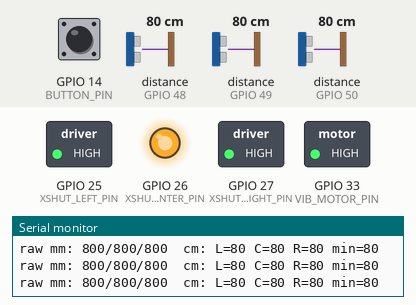
Bench run of a sketch on a simulated ESP32. Shown: switched loads named in the sketch (green lamp = pin HIGH), output pins drawn as LEDs (lit = HIGH), the last lines printed to the serial monitor. Dashed ring = blinking. Inputs (shaded band) come from the test bench; at power-on: GPIO 14 (BUTTON_PIN) HIGH, distance to the obstacle (sensors on GPIO 48, GPIO 49, GPIO 50) 80 cm. WiFi joins after 1.5 s; servers stay silent unless stated; uploads are accepted with an empty reply.

Above: at 6.1 s.
6.2 s: GPIO 14 (BUTTON_PIN) pulled LOW for 0.15 s
At 6.41 s:
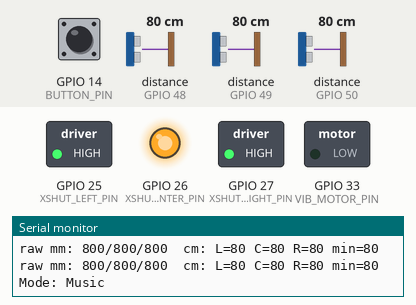
8.0 s: GPIO 14 (BUTTON_PIN) pulled LOW for 1 s
At 9.71 s:
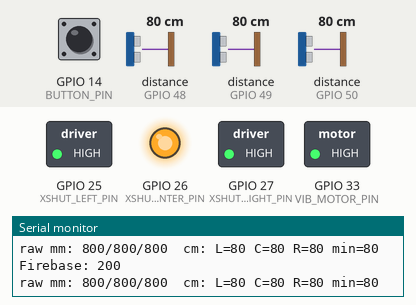
11.0 s: distance to the obstacle (sensor on GPIO 48) set to 22 cm
14.0 s: distance to the obstacle (sensor on GPIO 48) set to 18 cm
At 14.25 s:
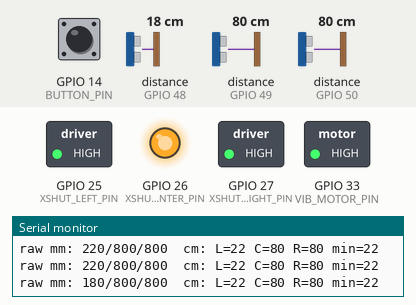
17.0 s: distance to the obstacle (sensor on GPIO 48) set to 120 cm
At 18.11 s:
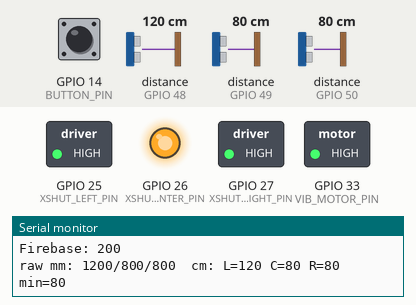
20.0 s: distance to the obstacle (sensor on GPIO 49) set to 22 cm
23.0 s: distance to the obstacle (sensor on GPIO 49) set to 19 cm
At 24.9 s:
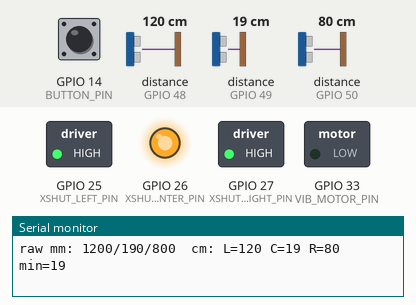
Timing chart, 0 to 26.4 s (numbered marks = the images above; inputs shaded):
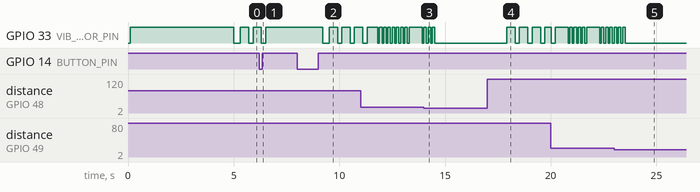

Measured:
- the behaviour switches between 21 and 20 cm on distance to the obstacle (sensor on GPIO 48) (found by bisection; images 2 and 3)
- the behaviour switches between 21 and 20 cm on distance to the obstacle (sensor on GPIO 49) (found by bisection; images 4 and 5)
- after the input at 6.2 s, GPIO 33 (VIB_MOTOR_PIN): goes on until 6.5 s, then stays HIGH
- after the input at 8.0 s, GPIO 33 (VIB_MOTOR_PIN): HIGH → LOW after 1.2 s, then repeats every 0.60 s: HIGH 0.40 s, LOW 0.20 s
- after the input at 14.0 s, GPIO 33 (VIB_MOTOR_PIN): goes on until 14.5 s, then stays LOW
- after the input at 17.0 s, GPIO 33 (VIB_MOTOR_PIN): alternates HIGH for 0.40 s and LOW for 0.20 s, starting after 0.92 s
- after the input at 23.0 s, GPIO 33 (VIB_MOTOR_PIN): goes on until 23.5 s, then stays LOW

The sketch:

esp32-wroom.ino
```cpp
#include <Arduino.h>
#include <Wire.h>
#include <VL53L1X.h>
#include <WiFi.h>
#include <HTTPClient.h>

// ── WiFi credentials (change these) ──
static const char* WIFI_SSID     = "Infinix GT 30 Pro";
static const char* WIFI_PASSWORD = "pangitniaya";

// ── Firebase Realtime Database ──
static const char* FIREBASE_HOST = "https://sunglass-94003-default-rtdb.asia-southeast1.firebasedatabase.app";
static constexpr uint32_t FIREBASE_SEND_MS = 2000;

// ── VL53L1X I2C addresses ──
static constexpr uint8_t ADDR_LEFT   = 0x30;
static constexpr uint8_t ADDR_CENTER = 0x31;
static constexpr uint8_t ADDR_RIGHT  = 0x32;

// ── Pin assignments ──
static constexpr int I2C_SDA_PIN      = 21;
static constexpr int I2C_SCL_PIN      = 22;
static constexpr int XSHUT_LEFT_PIN   = 25;
static constexpr int XSHUT_CENTER_PIN = 26;
static constexpr int XSHUT_RIGHT_PIN  = 27;
static constexpr int VIB_MOTOR_PIN    = 33;
static constexpr bool VIB_ACTIVE_LOW  = true;
static constexpr int BUTTON_PIN       = 14;

// ── GPS (UART2) ──
static constexpr int GPS_UART_NUM  = 2;
static constexpr int GPS_RX_PIN    = 16;
static constexpr int GPS_TX_PIN    = 17;
static constexpr uint32_t GPS_BAUD = 9600;

// ── Timing ──
static constexpr uint32_t LOOP_HZ    = 5;            // 5 Hz — allows 3 blocking reads per tick
static constexpr uint32_t LOOP_DT_MS = 1000 / LOOP_HZ;

// ── Distance thresholds (cm) ──
static constexpr int THRESH_NEAR_CM = 20;
static constexpr int THRESH_MID_CM  = 50;
static constexpr int THRESH_FAR_CM  = 100;
static constexpr uint16_t MAX_VALID_CM = 400;

// ── Median filter ──
static constexpr uint8_t MEDIAN_WINDOW = 5;

struct MedianFilter {
  uint16_t buf[MEDIAN_WINDOW] = {0};
  uint8_t n = 0;
  uint8_t idx = 0;
  uint8_t missCount = 0;

  void push(uint16_t v) {
    buf[idx] = v;
    idx = (idx + 1) % MEDIAN_WINDOW;
    if (n < MEDIAN_WINDOW) n++;
    missCount = 0;
  }

  void miss() {
    missCount++;
    if (missCount >= MEDIAN_WINDOW) {
      n = 0;
      idx = 0;
      missCount = 0;
    }
  }

  uint16_t median() const {
    if (n == 0) return 0;
    uint16_t tmp[MEDIAN_WINDOW];
    for (uint8_t i = 0; i < n; i++) tmp[i] = buf[i];
    for (uint8_t i = 0; i < n; i++) {
      for (uint8_t j = i + 1; j < n; j++) {
        if (tmp[j] < tmp[i]) {
          uint16_t t = tmp[i];
          tmp[i] = tmp[j];
          tmp[j] = t;
        }
      }
    }
    return tmp[n / 2];
  }
};

// ── Vibration ──
enum class VibPattern : uint8_t { Off = 0, Slow = 1, Fast = 2, Continuous = 3 };

struct VibState {
  VibPattern pattern = VibPattern::Off;
  bool on = false;
  uint32_t nextToggleAtMs = 0;
};

// ── GPS parsed data ──
struct GpsData {
  float lat = 0;
  float lng = 0;
  bool valid = false;
};

// ── Device modes ──
enum class DeviceMode : uint8_t { Navigation = 0, Music = 1, Both = 2 };
static constexpr uint8_t MODE_COUNT = 3;

static const char* modeName(DeviceMode m) {
  switch (m) {
    case DeviceMode::Navigation: return "Navigation";
    case DeviceMode::Music:      return "Music";
    case DeviceMode::Both:       return "Both";
    default:                     return "Unknown";
  }
}

// ── Button state ──
struct ButtonState {
  bool lastReading = HIGH;
  uint32_t lastDebounceMs = 0;
  bool stableState = HIGH;
  static constexpr uint32_t DEBOUNCE_MS = 50;
};

// ── Globals ──
static VL53L1X sensorLeft;
static VL53L1X sensorCenter;
static VL53L1X sensorRight;

static MedianFilter filtLeft;
static MedianFilter filtCenter;
static MedianFilter filtRight;

static VibState vib;
static GpsData gpsData;
static DeviceMode currentMode = DeviceMode::Navigation;
static ButtonState btn;
static uint32_t lastFirebaseSendMs = 0;
static uint8_t sensorDeadCount = 0;

static HardwareSerial GPS(GPS_UART_NUM);

// ── Motor helper ──
static void vibWrite(bool on) {
  if (VIB_ACTIVE_LOW) {
    digitalWrite(VIB_MOTOR_PIN, on ? LOW : HIGH);
  } else {
    digitalWrite(VIB_MOTOR_PIN, on ? HIGH : LOW);
  }
}

// ── Sensor init ──
static void setXshutAllLow() {
  digitalWrite(XSHUT_LEFT_PIN, LOW);
  digitalWrite(XSHUT_CENTER_PIN, LOW);
  digitalWrite(XSHUT_RIGHT_PIN, LOW);
}

static bool initOneSensor(VL53L1X &s, int xshutPin, uint8_t newAddr) {
  digitalWrite(xshutPin, HIGH);
  delay(50);                       // 50 ms for reliable boot
  s.setTimeout(500);
  if (!s.init()) return false;
  s.setAddress(newAddr);
  s.setDistanceMode(VL53L1X::Long);
  s.setMeasurementTimingBudget(33000);   // 33 ms budget
  s.startContinuous(50);                 // new measurement every 50 ms
  s.setTimeout(100);                     // 100 ms read timeout for loop
  return true;
}

static bool selfTestOneSensor(VL53L1X &s, const char* name) {
  Serial.print("Self-test ");
  Serial.print(name);
  Serial.print(": ");

  uint16_t lastMm = 0;
  bool ok = false;
  for (int i = 0; i < 3; i++) {
    uint16_t mm = s.read();          // blocking — waits for fresh data
    if (!s.timeoutOccurred() && mm != 0 && mm != 65535) {
      lastMm = mm;
      ok = true;
      break;
    }
  }

  if (!ok) {
    Serial.println("FAIL (no valid readings)");
    return false;
  }

  Serial.print("OK (");
  Serial.print(lastMm);
  Serial.print(" mm / ");
  Serial.print(mmToCm(lastMm));
  Serial.println(" cm)");
  return true;
}

static void selfTestAllSensors() {
  Serial.println("Sensor self-test (quick):");
  const bool okL = selfTestOneSensor(sensorLeft, "LEFT");
  const bool okC = selfTestOneSensor(sensorCenter, "CENTER");
  const bool okR = selfTestOneSensor(sensorRight, "RIGHT");
  if (okL && okC && okR) {
    Serial.println("All sensors OK");
  } else {
    Serial.println("One or more sensors FAILED (check power/I2C/XSHUT)");
  }
}

static bool initSensors() {
  // ── Reset sensor objects so init() talks to the default address (0x29) ──
  // After XSHUT reset, sensors revert to 0x29.  The Pololu library caches
  // the last setAddress() value, so re-creating the objects is essential.
  sensorLeft   = VL53L1X();
  sensorCenter = VL53L1X();
  sensorRight  = VL53L1X();

  pinMode(XSHUT_LEFT_PIN, OUTPUT);
  pinMode(XSHUT_CENTER_PIN, OUTPUT);
  pinMode(XSHUT_RIGHT_PIN, OUTPUT);
  setXshutAllLow();
  delay(50);                        // longer reset pulse for reliable power-down

  Serial.println("Initializing VL53L1X sensors...");
  Serial.print("I2C pins: SDA=");
  Serial.print(I2C_SDA_PIN);
  Serial.print(" SCL=");
  Serial.println(I2C_SCL_PIN);

  Serial.print("Init LEFT (addr 0x");
  Serial.print(ADDR_LEFT, HEX);
  Serial.println(") ...");
  if (!initOneSensor(sensorLeft, XSHUT_LEFT_PIN, ADDR_LEFT)) {
    Serial.println("Init LEFT: FAIL");
    return false;
  }
  Serial.println("Init LEFT: OK");

  Serial.print("Init CENTER (addr 0x");
  Serial.print(ADDR_CENTER, HEX);
  Serial.println(") ...");
  if (!initOneSensor(sensorCenter, XSHUT_CENTER_PIN, ADDR_CENTER)) {
    Serial.println("Init CENTER: FAIL");
    return false;
  }
  Serial.println("Init CENTER: OK");

  Serial.print("Init RIGHT (addr 0x");
  Serial.print(ADDR_RIGHT, HEX);
  Serial.println(") ...");
  if (!initOneSensor(sensorRight, XSHUT_RIGHT_PIN, ADDR_RIGHT)) {
    Serial.println("Init RIGHT: FAIL");
    return false;
  }
  Serial.println("Init RIGHT: OK");

  selfTestAllSensors();
  return true;
}

// ── I2C bus recovery ──
// If a sensor dies mid-transfer it can hold SDA low, bricking the bus.
// Toggle SCL manually to clock out any stuck bits, then re-init Wire.
static void recoverI2CBus() {
  Wire.end();
  delay(5);

  pinMode(I2C_SDA_PIN, INPUT_PULLUP);
  pinMode(I2C_SCL_PIN, OUTPUT);

  // Clock out up to 9 bits to release a stuck SDA
  for (int i = 0; i < 9; i++) {
    digitalWrite(I2C_SCL_PIN, LOW);
    delayMicroseconds(5);
    digitalWrite(I2C_SCL_PIN, HIGH);
    delayMicroseconds(5);
    if (digitalRead(I2C_SDA_PIN) == HIGH) break;   // SDA released
  }

  // Send a STOP condition (SDA low→high while SCL high)
  pinMode(I2C_SDA_PIN, OUTPUT);
  digitalWrite(I2C_SDA_PIN, LOW);
  delayMicroseconds(5);
  digitalWrite(I2C_SCL_PIN, HIGH);
  delayMicroseconds(5);
  digitalWrite(I2C_SDA_PIN, HIGH);
  delayMicroseconds(5);

  Wire.begin(I2C_SDA_PIN, I2C_SCL_PIN);
  Wire.setClock(100000);
}

// ── Sensor read helpers ──
// Uses blocking read — the library waits for fresh data internally.
// Returns: >0 = valid mm, 0 = bad/timeout.
static uint16_t readMm(VL53L1X &s) {
  uint16_t mm = s.read();           // BLOCKING: waits for dataReady, then clears interrupt
  if (s.timeoutOccurred()) return 0;
  if (mm == 0 || mm == 65535) return 0;
  return mm;
}

static uint16_t mmToCm(uint16_t mm) {
  if (mm == 0) return 0;
  uint16_t cm = (mm + 5) / 10;
  if (cm > MAX_VALID_CM) return 0;
  return cm;
}

// ── Vibration logic ──
static VibPattern patternForMinDistanceCm(uint16_t minCm) {
  if (minCm == 0) return VibPattern::Off;
  if (minCm <= THRESH_NEAR_CM) return VibPattern::Continuous;
  if (minCm <= THRESH_MID_CM) return VibPattern::Fast;
  if (minCm <= THRESH_FAR_CM) return VibPattern::Slow;
  return VibPattern::Off;
}

static void vibSetPattern(VibPattern p) {
  if (vib.pattern == p) return;
  vib.pattern = p;
  vib.on = false;
  vib.nextToggleAtMs = 0;
  vibWrite(false);
}

static void vibUpdate(uint32_t nowMs) {
  if (vib.pattern == VibPattern::Off) {
    if (vib.on) { vib.on = false; vibWrite(false); }
    return;
  }
  if (vib.pattern == VibPattern::Continuous) {
    if (!vib.on) { vib.on = true; vibWrite(true); }
    return;
  }

  uint32_t onMs = 0, offMs = 0;
  if (vib.pattern == VibPattern::Fast) { onMs = 80; offMs = 120; }
  else { onMs = 200; offMs = 400; }

  if (vib.nextToggleAtMs == 0) {
    vib.on = true;
    vibWrite(true);
    vib.nextToggleAtMs = nowMs + onMs;
    return;
  }
  if (nowMs < vib.nextToggleAtMs) return;

  if (vib.on) {
    vib.on = false;
    vibWrite(false);
    vib.nextToggleAtMs = nowMs + offMs;
  } else {
    vib.on = true;
    vibWrite(true);
    vib.nextToggleAtMs = nowMs + onMs;
  }
}

// ── Button (debounced, short press cycles mode) ──
static void buttonPoll(uint32_t nowMs) {
  bool reading = digitalRead(BUTTON_PIN);
  if (reading != btn.lastReading) {
    btn.lastDebounceMs = nowMs;
  }
  btn.lastReading = reading;

  if ((nowMs - btn.lastDebounceMs) >= ButtonState::DEBOUNCE_MS) {
    if (reading != btn.stableState) {
      bool prevStable = btn.stableState;
      btn.stableState = reading;
      if (prevStable == LOW && btn.stableState == HIGH) {
        uint8_t next = (static_cast<uint8_t>(currentMode) + 1) % MODE_COUNT;
        currentMode = static_cast<DeviceMode>(next);
        Serial.print("Mode: ");
        Serial.println(modeName(currentMode));
      }
    }
  }
}

// ── WiFi ──
static void connectWiFi() {
  Serial.print("WiFi: connecting to ");
  Serial.println(WIFI_SSID);
  WiFi.begin(WIFI_SSID, WIFI_PASSWORD);
  int attempts = 0;
  while (WiFi.status() != WL_CONNECTED && attempts < 20) {
    delay(500);
    Serial.print(".");
    attempts++;
  }
  if (WiFi.status() == WL_CONNECTED) {
    Serial.print("\nWiFi connected, IP: ");
    Serial.println(WiFi.localIP());
  } else {
    Serial.println("\nWiFi: connection failed (will retry)");
  }
}

// ── GPS parsing ──
static float parseNmeaCoord(const char* s) {
  float raw = atof(s);
  int deg = (int)(raw / 100);
  float mins = raw - deg * 100.0f;
  return deg + mins / 60.0f;
}

static void parseGpgga(const char* sentence) {
  char buf[128];
  strncpy(buf, sentence, sizeof(buf) - 1);
  buf[sizeof(buf) - 1] = 0;

  char* fields[15];
  int fieldCount = 0;
  char* p = buf;
  fields[fieldCount++] = p;
  while (*p && fieldCount < 15) {
    if (*p == ',') {
      *p = 0;
      fields[fieldCount++] = p + 1;
    }
    p++;
  }
  if (fieldCount < 7) return;

  int fix = atoi(fields[6]);
  if (fix == 0) { gpsData.valid = false; return; }

  gpsData.lat = parseNmeaCoord(fields[2]);
  if (fields[3][0] == 'S') gpsData.lat = -gpsData.lat;

  gpsData.lng = parseNmeaCoord(fields[4]);
  if (fields[5][0] == 'W') gpsData.lng = -gpsData.lng;

  gpsData.valid = true;
}

static void gpsPoll() {
  static char line[128];
  static uint8_t idx = 0;
  while (GPS.available() > 0) {
    const char c = static_cast<char>(GPS.read());
    if (c == '\r') continue;
    if (c == '\n') {
      line[idx] = 0;
      idx = 0;
      if (line[0] != '$') continue;
      if (strncmp(line, "$GPGGA", 6) == 0 || strncmp(line, "$GNGGA", 6) == 0) {
        parseGpgga(line);
      }
      continue;
    }
    if (idx + 1 < sizeof(line)) {
      line[idx++] = c;
    } else {
      idx = 0;
    }
  }
}

static void gpsSelfTest(uint32_t timeoutMs) {
  Serial.println("GPS self-test (quick):");
  Serial.print("Waiting for NMEA (");
  Serial.print(timeoutMs);
  Serial.println(" ms) ...");

  const uint32_t start = millis();
  bool sawNmea = false;

  char line[128];
  uint8_t idx = 0;

  while (millis() - start < timeoutMs) {
    while (GPS.available() > 0) {
      const char c = static_cast<char>(GPS.read());
      if (c == '\r') continue;
      if (c == '\n') {
        line[idx] = 0;
        idx = 0;
        if (line[0] == '$') {
          sawNmea = true;
          if (strncmp(line, "$GPGGA", 6) == 0 || strncmp(line, "$GNGGA", 6) == 0) {
            parseGpgga(line);
          }
        }
        continue;
      }
      if (idx + 1 < sizeof(line)) {
        line[idx++] = c;
      } else {
        idx = 0;
      }
    }
    delay(5);
  }

  if (!sawNmea) {
    Serial.println("GPS: FAIL (no NMEA data received)");
    return;
  }

  Serial.println("GPS: OK (NMEA received)");
  if (gpsData.valid) {
    Serial.print("GPS fix: OK (");
    Serial.print(gpsData.lat, 6);
    Serial.print(", ");
    Serial.print(gpsData.lng, 6);
    Serial.println(")");
  } else {
    Serial.println("GPS fix: NO (still acquiring)");
  }
}

// ── Firebase ──
static const char* vibPatternName(VibPattern p) {
  switch (p) {
    case VibPattern::Continuous: return "Continuous";
    case VibPattern::Fast:       return "Fast";
    case VibPattern::Slow:       return "Slow";
    default:                     return "Off";
  }
}

static void sendToFirebase(uint16_t l, uint16_t c, uint16_t r, uint16_t minCm) {
  if (WiFi.status() != WL_CONNECTED) return;

  HTTPClient http;
  String url = String(FIREBASE_HOST) + "/device.json";
  http.begin(url);
  http.addHeader("Content-Type", "application/json");
  http.setTimeout(1500);

  String json = "{";
  json += "\"left_cm\":" + String(l) + ",";
  json += "\"center_cm\":" + String(c) + ",";
  json += "\"right_cm\":" + String(r) + ",";
  json += "\"min_cm\":" + String(minCm) + ",";
  json += "\"pattern\":\"" + String(vibPatternName(vib.pattern)) + "\",";
  json += "\"lat\":" + String(gpsData.lat, 6) + ",";
  json += "\"lng\":" + String(gpsData.lng, 6) + ",";
  json += "\"gps_valid\":" + String(gpsData.valid ? "true" : "false") + ",";
  json += "\"mode\":\"" + String(modeName(currentMode)) + "\",";
  json += "\"timestamp\":{\".sv\":\"timestamp\"}";
  json += "}";

  int code = http.PUT(json);
  if (code > 0) {
    Serial.print("Firebase: ");
    Serial.println(code);
  } else {
    Serial.print("Firebase error: ");
    Serial.println(http.errorToString(code));
  }
  http.end();
}

// ── Setup ──
void setup() {
  Serial.begin(115200);
  delay(100);

  Wire.begin(I2C_SDA_PIN, I2C_SCL_PIN);
  Wire.setClock(100000);

  pinMode(VIB_MOTOR_PIN, OUTPUT);
  vibWrite(false);

  pinMode(BUTTON_PIN, INPUT_PULLUP);

  Serial.println("Initializing GPS...");
  GPS.begin(GPS_BAUD, SERIAL_8N1, GPS_RX_PIN, GPS_TX_PIN);
  gpsSelfTest(3000);

  const bool ok = initSensors();
  if (!ok) {
    Serial.println("ERROR: VL53L1X init failed. Check I2C + XSHUT wiring/pins.");
  } else {
    Serial.println("OK: VL53L1X sensors initialized at 0x30/0x31/0x32");
  }

  connectWiFi();
}

// ── Loop ──
void loop() {
  static uint32_t lastTick = 0;
  const uint32_t now = millis();

  if (WiFi.status() != WL_CONNECTED) {
    static uint32_t lastReconnect = 0;
    if (now - lastReconnect > 15000) {
      lastReconnect = now;
      WiFi.disconnect();
      WiFi.begin(WIFI_SSID, WIFI_PASSWORD);
      Serial.println("WiFi: reconnecting...");
    }
  }

  if (now - lastTick < LOOP_DT_MS) {
    gpsPoll();
    buttonPoll(now);
    vibUpdate(now);
    delay(1);
    return;
  }
  lastTick = now;

  const uint16_t rawLeft   = readMm(sensorLeft);
  const uint16_t rawCenter = readMm(sensorCenter);
  const uint16_t rawRight  = readMm(sensorRight);

  const uint16_t leftCm   = mmToCm(rawLeft);
  const uint16_t centerCm = mmToCm(rawCenter);
  const uint16_t rightCm  = mmToCm(rawRight);

  if (leftCm > 0)   filtLeft.push(leftCm);   else filtLeft.miss();
  if (centerCm > 0) filtCenter.push(centerCm); else filtCenter.miss();
  if (rightCm > 0)  filtRight.push(rightCm);  else filtRight.miss();

  const uint16_t l = filtLeft.median();
  const uint16_t c = filtCenter.median();
  const uint16_t r = filtRight.median();

  uint16_t minCm = 0;
  if (l > 0) minCm = l;
  if (c > 0 && (minCm == 0 || c < minCm)) minCm = c;
  if (r > 0 && (minCm == 0 || r < minCm)) minCm = r;

  if (l == 0 && c == 0 && r == 0) {
    sensorDeadCount++;
    if (sensorDeadCount >= 25) {                       // ~5 s at 5 Hz
      Serial.println("Sensors dead. Recovering I2C bus and re-initializing...");
      recoverI2CBus();                                 // unstick SDA if held low
      delay(50);
      if (!initSensors()) {
        Serial.println("Re-init failed. Will retry next cycle.");
      }
      filtLeft = MedianFilter();
      filtCenter = MedianFilter();
      filtRight = MedianFilter();
      sensorDeadCount = 0;
    }
  } else {
    sensorDeadCount = 0;
  }

  bool navEnabled = (currentMode == DeviceMode::Navigation || currentMode == DeviceMode::Both);
  if (navEnabled) {
    vibSetPattern(patternForMinDistanceCm(minCm));
  } else {
    vibSetPattern(VibPattern::Off);
  }
  vibUpdate(now);
  buttonPoll(now);

  Serial.print("raw mm: ");
  Serial.print(rawLeft);
  Serial.print("/");
  Serial.print(rawCenter);
  Serial.print("/");
  Serial.print(rawRight);
  Serial.print("  cm: L=");
  Serial.print(l);
  Serial.print(" C=");
  Serial.print(c);
  Serial.print(" R=");
  Serial.print(r);
  Serial.print(" min=");
  Serial.println(minCm);

  if (now - lastFirebaseSendMs >= FIREBASE_SEND_MS) {
    lastFirebaseSendMs = now;
    sendToFirebase(l, c, r, minCm);
  }

  gpsPoll();
}
```
